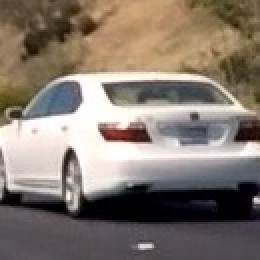
#> input picture Term 1/P5_Vehicle_Detection/Class-Lessons/test_img.jpg, 130 x 130 px (shown 2 times larger)
$ jupyter execute --allow-errors Spatial-Binning-Color.ipynb   (shell and % lines are left out)
#> lines starting #> are read from the running program, lines starting #| are printed output that depends on the picture
[cell 1]
import cv2
import matplotlib.image as mpimg
import matplotlib.pyplot as plt

[cell 2]
image = mpimg.imread('test_img.jpg')
#> image is the input picture: shape (130, 130, 3); mean R, G, B 132.3, 121, 111.2
plt.imshow(image)

[cell 3]
small_img = cv2.resize(image, (16, 16))
plt.imshow(small_img)
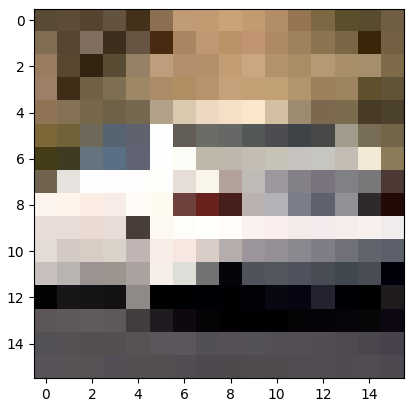
#> figure drawn by matplotlib, 1 panel

[cell 4]
# If you then wanted to convert this to a one dimensional feature vector, you could simply say something like:
feature_vec = small_img.ravel()
#> feature_vec = 768 values, max 255 at index 257, min 0 at index 574, mean 120.2
print(feature_vec.shape)
#| (768,)


$ run again, with Term 1/P5_Vehicle_Detection/Class-Lessons/bbox-example-image.jpg copied over Term 1/P5_Vehicle_Detection/Class-Lessons/test_img.jpg
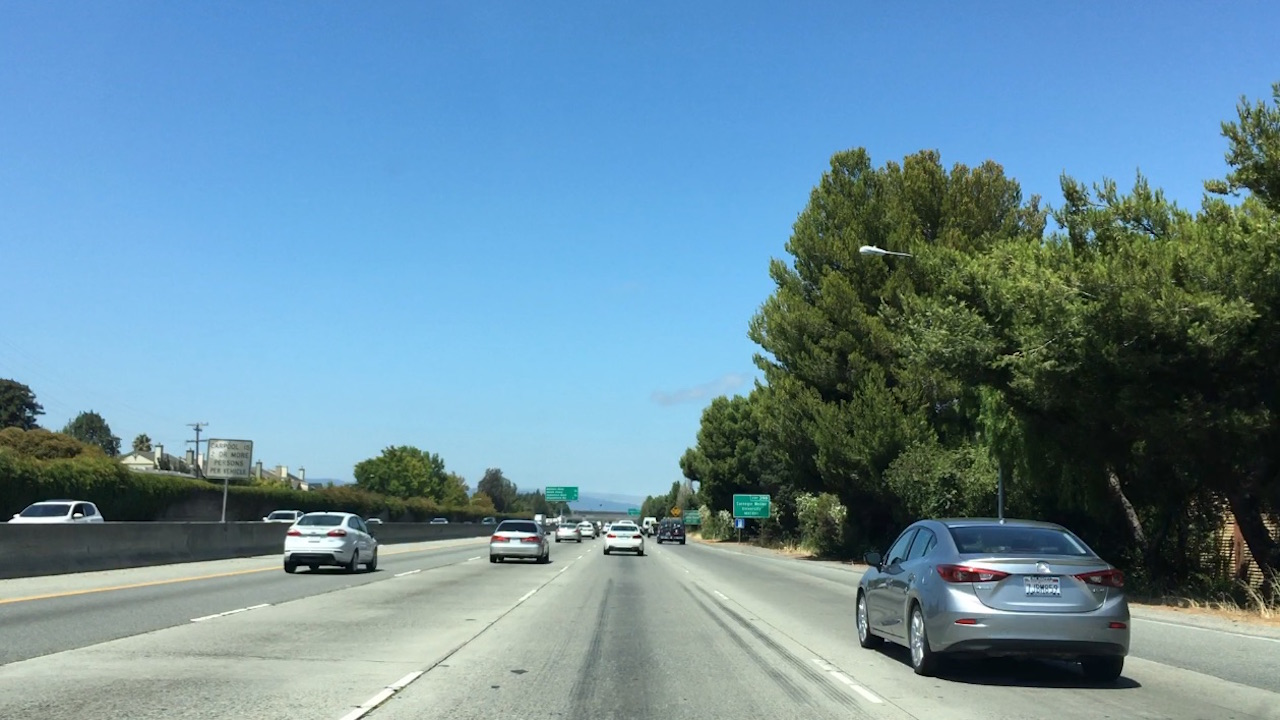
#> input picture Term 1/P5_Vehicle_Detection/Class-Lessons/bbox-example-image.jpg, 1280 x 720 px
#> image is the input picture: shape (720, 1280, 3); mean R, G, B 105, 140.8, 158.7
#> `[cell 3] small_img = cv2.resize(image, (16, 16)) plt.imshow(small_img)`:
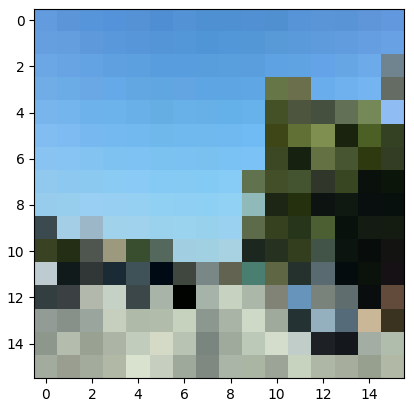
#> figure drawn by matplotlib, 1 panel
#> feature_vec = 768 values, max 246 at index 317, min 0 at index 543, mean 135.7
#| (768,)

$ run again, with Term 1/P5_Vehicle_Detection/Class-Lessons/cutout1.jpg copied over Term 1/P5_Vehicle_Detection/Class-Lessons/test_img.jpg
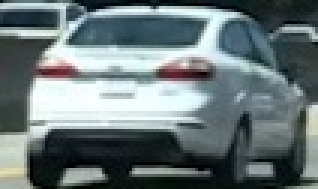
#> input picture Term 1/P5_Vehicle_Detection/Class-Lessons/cutout1.jpg, 106 x 63 px (shown 3 times larger)
#> image is the input picture: shape (63, 106, 3); mean R, G, B 105.4, 118.5, 120.3
#> `[cell 3] small_img = cv2.resize(image, (16, 16)) plt.imshow(small_img)`:
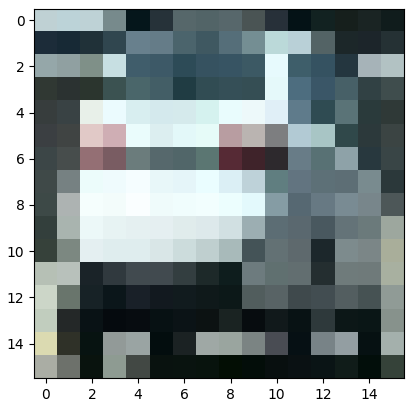
#> figure drawn by matplotlib, 1 panel
#> feature_vec = 768 values, max 255 at index 350, min 2 at index 762, mean 114.3
#| (768,)

$ run again, with Term 1/P5_Vehicle_Detection/Class-Lessons/000275.png saved as Term 1/P5_Vehicle_Detection/Class-Lessons/test_img.jpg
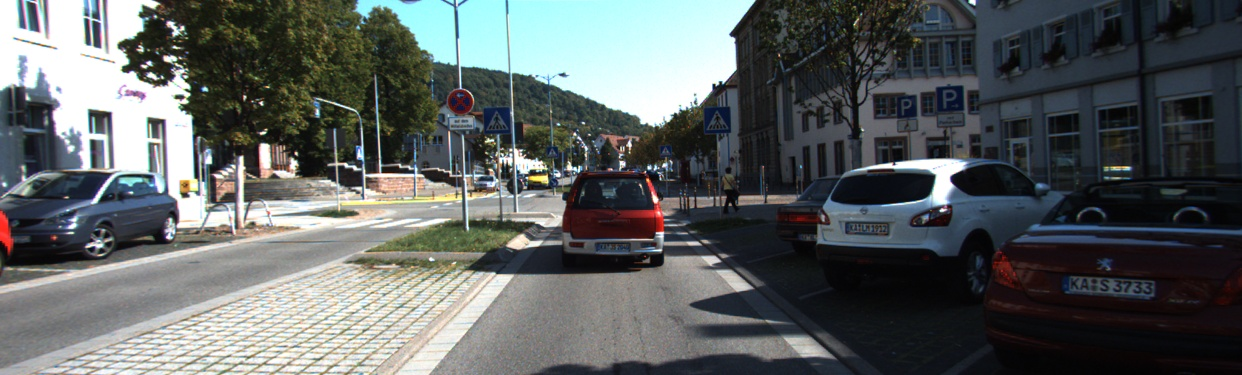
#> input picture Term 1/P5_Vehicle_Detection/Class-Lessons/000275.png, 1242 x 375 px
#> image is the input picture: shape (375, 1242, 3); mean R, G, B 91.8, 96.5, 96.4
#> `[cell 3] small_img = cv2.resize(image, (16, 16)) plt.imshow(small_img)`:
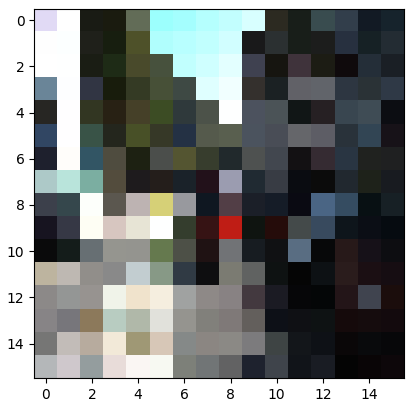
#> figure drawn by matplotlib, 1 panel
#> feature_vec = 768 values, max 255 at index 3, min 4 at index 612, mean 92.86
#| (768,)
